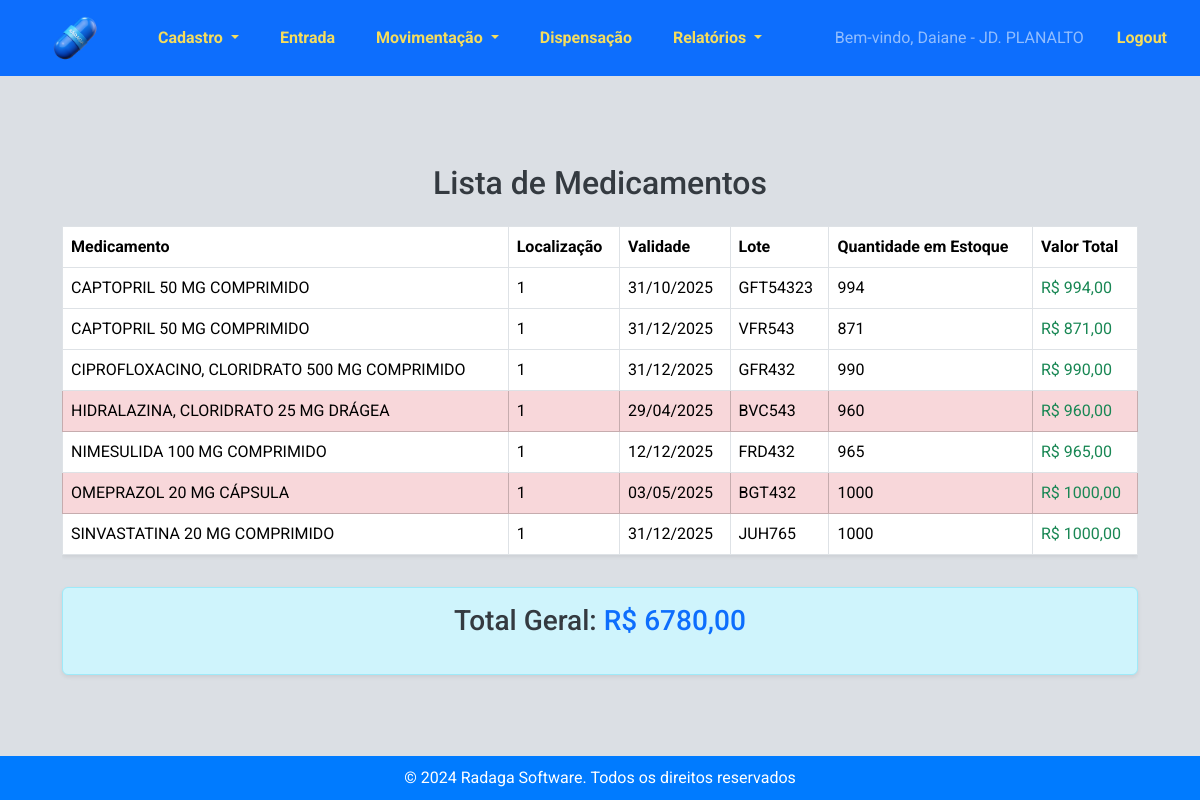
Before: /estoque/lista_medicamentos/ (signed in) with the older database file.
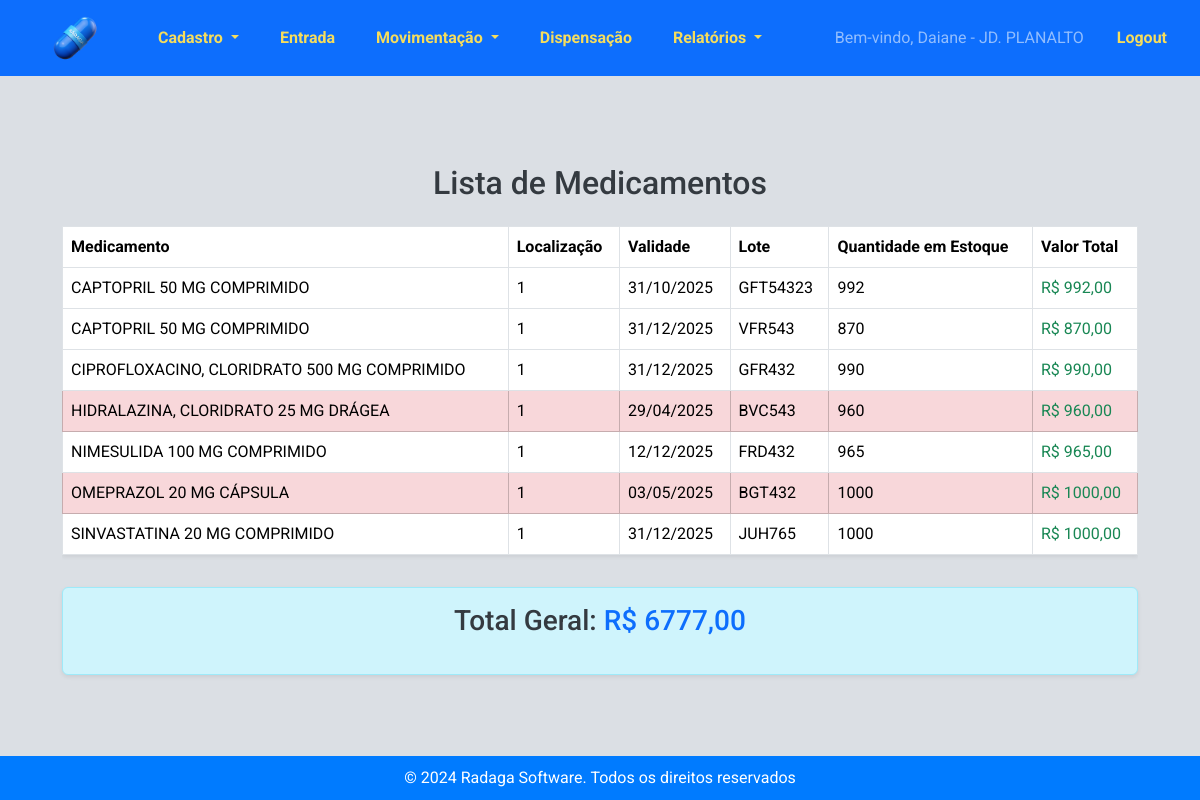
After: the same page with the newer database file.
### estoque/models.py (models this page shows, shortened)
class DetalhesMedicamento(models.Model):
    entrada = models.ForeignKey(EntradaEstoque, on_delete=models.CASCADE, related_name="detalhes")
    estoque = models.ForeignKey(Estoque, on_delete=models.CASCADE)
    medicamento = models.ForeignKey(Medicamento, on_delete=models.CASCADE)
    quantidade = models.PositiveIntegerField(default=0)
    validade = models.DateField(blank=True, null=True)
    lote = models.CharField(max_length=50, blank=True, null=True)
    valor = models.DecimalField(max_digits=10, decimal_places=2, blank=True, null=True, verbose_name="Valor Unitário")
    localizacao = models.ForeignKey(Localizacao, on_delete=models.SET_NULL, null=True, blank=True,verbose_name=u"Localização")
    fabricante = models.ForeignKey(Fabricante, on_delete=models.SET_NULL, null=True, blank=True)
    estabelecimento = models.ForeignKey('Estabelecimento', on_delete=models.CASCADE)

### estoque/views.py (the view)
# urls.py: path("lista_medicamentos/", views.lista_medicamentos, name="lista_medicamentos"),
@login_required
def lista_medicamentos(request):
    now = timezone.now()
    now_plus_3_months = (now + timedelta(days=90)).date()
    estabelecimento = request.user.profile.estabelecimento
    detalhes_medicamentos = list(
        DetalhesMedicamento.objects.filter(
            estoque__estabelecimento=estabelecimento,  # Filtra apenas do estoque do estabelecimento
            quantidade__gt=0  # Garante que só pegue itens com estoque disponível
        )
        .values(
            "medicamento__id",
            "medicamento__nome",
            "localizacao",
            "validade",
            "lote",
            "fabricante",
        )
        .annotate(
            quantidade_em_estoque=Sum("quantidade"),  # Mantém a separação por lote e estoque atualizado
            total_valor=Sum(F("quantidade") * F("valor")),  # Calcula o valor atualizado
        )
        .order_by("medicamento__nome", "validade", "lote")  # Ordenação correta
    )
    for item in detalhes_medicamentos:
        validade = item.get("validade")
        item["vencimento_proximo"] = validade and validade <= now_plus_3_months
    detalhes_medicamentos = [
        item for item in detalhes_medicamentos if item["quantidade_em_estoque"] > 0
    ]
    total_valor_geral = sum(item["total_valor"] or 0 for item in detalhes_medicamentos)
    return render(
        request,
        "estoque/lista_medicamentos.html",
        {
            "detalhes_medicamentos": detalhes_medicamentos,
            "total_valor_geral": total_valor_geral,
        },
    )

### estoque/templates/estoque/lista_medicamentos.html
{% extends 'estoque/base.html' %}
{% block content %}
<div class="container mt-4">
    <h2 class="text-center mb-4">Lista de Medicamentos</h2>
    <div class="table-responsive">
        <table class="table table-hover table-bordered shadow-sm">
            <thead class="thead-dark">
                <tr>
                    <th>Medicamento</th>
                    <th>Localização</th>
                    <th>Validade</th>
                    <th>Lote</th>
                    <th>Quantidade em Estoque</th>
                    <th>Valor Total</th>
                </tr>
            </thead>
            <tbody>
                {% for medicamento in detalhes_medicamentos %}
                <tr {% if medicamento.vencimento_proximo %} class="table-danger font-weight-bold" {% endif %}>
                    <td>{{ medicamento.medicamento__nome }}</td>
                    <td>{{ medicamento.localizacao }}</td>
                    <td>{{ medicamento.validade|date:"d/m/Y" }}</td>
                    <td>{{ medicamento.lote }}</td>
                    <td>{{ medicamento.quantidade_em_estoque }}</td>
                    <td class="text-success font-weight-bold">R$ {{ medicamento.total_valor|floatformat:2 }}</td>
                </tr>
                {% empty %}
                <tr>
                    <td colspan="7" class="text-center text-muted">Nenhum medicamento disponível.</td>
                </tr>
                {% endfor %}
            </tbody>
        </table>
    </div>
    <div class="alert alert-info text-center mt-3 shadow-sm">
        <h3>Total Geral: <span class="text-primary">R$ {{ total_valor_geral|floatformat:2 }}</span></h3>
    </div>
</div>
{% endblock %}

Changed rows visible on the page:
changed DetalhesMedicamento "GFT54323": quantidade_em_estoque "994" → "992"; total_valor "994,00" → "992,00"
changed DetalhesMedicamento "VFR543": quantidade_em_estoque "871" → "870"; total_valor "871,00" → "870,00"
Other visible differences:
{{ total_valor_geral|floatformat:2 }}: "6780,00" → "6777,00"
